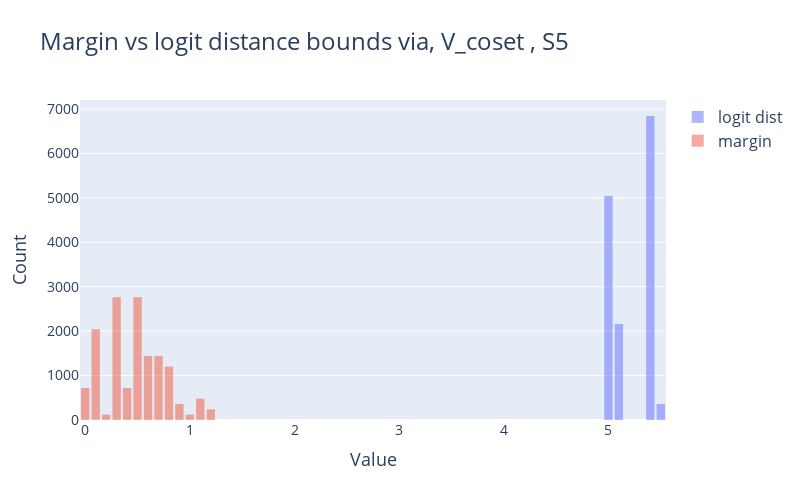

Source (notebook cell):
### Code cell
trace1 = go.Histogram(x=list(dists)*120, opacity=0.5, name='logit dist')
trace2 = go.Histogram(x=list(margins)*120, opacity=0.5, name='margin')
layout = go.Layout(
    # yaxis_type="log",
    width=800,
    height=500,
    title=dict(
        text='Margin vs logit distance bounds via, V_coset , S5',
        font=dict(size=24)  # Increase title font size
    ),
    xaxis=dict(
        title='Value',
        titlefont=dict(size=18),  # Increase x-axis title font size
        tickfont=dict(size=14),  # Increase x-axis tick label font size
    ),
    yaxis=dict(
        title='Count',
        titlefont=dict(size=18),  # Increase y-axis title font size
        tickfont=dict(size=14),  # Increase y-axis tick label font size
        #range=[0, 2500],
    ),
    legend=dict(font=dict(size=16)),
)
fig = go.Figure(data=[trace1, trace2], layout=layout)
fig.show()

### Figure 1 — Plotly figure (JSON) as saved in the notebook; plotly's stock layout.template omitted (floating-point values rounded to 4 significant figures; data arrays with more than 128 entries replaced by an {"elided": "..."} marker saying what was removed)
{"data": [{"name": "logit dist", "opacity": 0.5, "type": "histogram", "x": {"elided": "14400 float values"}}, {"name": "margin", "opacity": 0.5, "type": "histogram", "x": {"elided": "14400 float values"}}], "layout": {"height": 500, "legend": {"font": {"size": 16}}, "title": {"font": {"size": 24}, "text": "Margin vs logit distance bounds via, V_coset , S5"}, "width": 800, "xaxis": {"tickfont": {"size": 14}, "title": {"font": {"size": 18}, "text": "Value"}}, "yaxis": {"tickfont": {"size": 14}, "title": {"font": {"size": 18}, "text": "Count"}}}}
